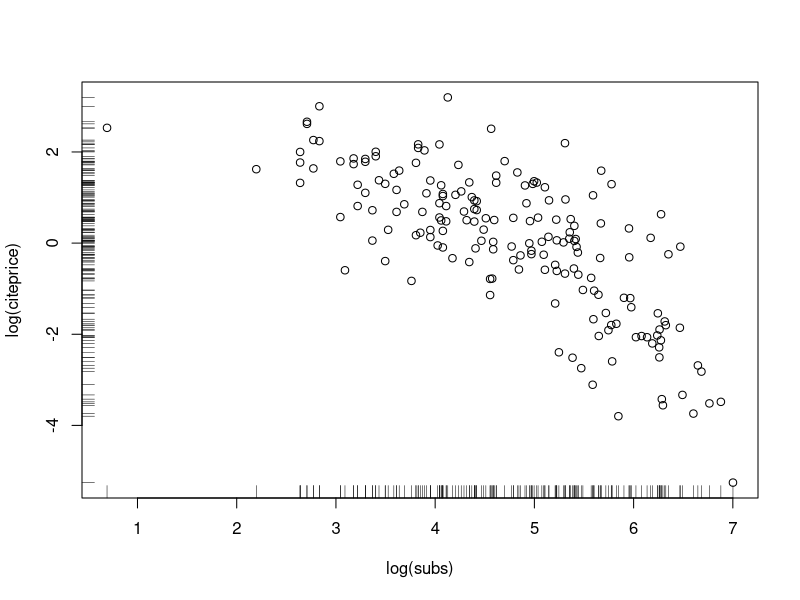
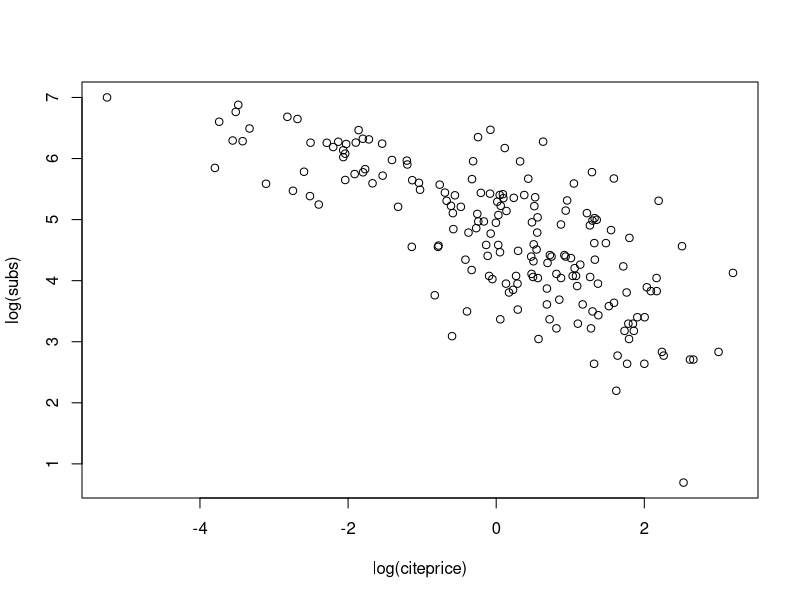

The R script that drew these images, in order: (Note: this script raises an error after producing the figures.)
#Rogelio Daniel Gonzàlez Gonzàlez
#Colegio de Mèxico
#Centro de Estudios Econòmicos
#Laboratorio de Econometria #3

#ruta de trabajo actual
getwd()

# Fijar el directorio 

setwd("C://Users/sony/Documents/GitHub/Lab_Econ_I/Gonzalez_RD")

#guardar el script sólo es: ctrl+s

#Instalar paquetes

install.packages("AER")
library("AER")
data("Journals")
summary(Journals)
JOURNAL = matrix(1:100)

#Head(): regresa los primeros elementos de un dataframe #primeros 6 elementos
head(Journals)

#Tail(): regresa los últimos elementos de un dataframe #ultimos 6 elementos
tail(Journals)

#variables dentro de dataframe
Journals$pages


#Creamos una variable que diga el precio por cada cita
#Crea una variable dentro de la base de datos , modifica la base de datos
Journals$citeprice= Journals$price/Journals$citations


#attach() permite acceder a los elementos de un dataframe "directamente"
attach(Journals)


#plot() es la función básica para gráficos en R
plot(log(subs), log(citeprice))


#rug() añade barras para indicar sobre los ejes en donde se encuentra una observación
rug(log(subs))
rug(log(citeprice), side = 2)

#detach() cierra el "fácil acceso" al dataframe
detach(Journals)

#aqui se usa plot sin attach, por eso es necesario especificar el dataframe
plot(log(subs) ~ log(citeprice), data = Journals)
plot(log(subs), log(citeprice), data = Journals)

#Veamos la diferencia de plotear en niveles
plot(subs ~ citeprice, data = Journals)

#Exportando un gráfico a PDF #recomendado para latex
pdf("testPDF.pdf", height = 5, width = 6)
plot(subs ~ citeprice, data = Journals)
dev.off()

jpeg(filename = "testJPG.jpg",
     width = 1000, height = 1000, units = "px")
plot(subs ~ citeprice, data = Journals)
dev.off()

png(filename = "testPNG.png",
    width = 1000, height = 1000, units = "px")
plot(subs ~ citeprice, data = Journals)
dev.off()

#Histogramas
hist(Journals$citeprice, freq = FALSE)
lines(density(Journals$citeprice), col = 1)
lines(density(Journals$citeprice), col = 2) # Rojo
lines(density(Journals$citeprice), col = 3) # Verde
lines(density(Journals$citeprice), col = 4) # Azúl
lines(density(Journals$citeprice), col = 5) # Verde agua
lines(density(Journals$citeprice), col = 6) # Rosa mexicano
lines(density(Journals$citeprice), col = 7) # Amarillo 
lines(density(Journals$citeprice), col = 8) # Gris

#Exportando el histograma de densidad a PDF
pdf("histoPDF.pdf", height = 5, width = 6)
hist(Journals$citeprice, freq = FALSE)
lines(density(Journals$citeprice), col = 2) # Rojo
dev.off()

#Haciendolo màs vergas
hist(Journals$citeprice, 
     freq = FALSE,
     border = NULL,
     main = paste("Distribución de el costo por cita"),
     xlab = "USD por cita", 
     ylab = "Densidad")
lines(density(Journals$citeprice), col = 2) # Rojo

#Exportando nuevamente
pdf("histoPDFv2.pdf", height = 5, width = 6)
hist(Journals$citeprice, 
     freq = FALSE,
     border = NULL,
     main = paste("Distribución del costo por cita"),
     xlab = "USD por cita", 
     ylab = "Densidad")
lines(density(Journals$citeprice), col = 2) # Rojo
dev.off()

#Distribución de frecuencias
hist(Journals$citeprice)

#Resumen de la variable
summary(Journals$publisher)

tab <- table(Journals$publisher)
prop.table(tab) #proporcion de la tabla
barplot(tab)#grafico de barras
pie(tab)


#Acomoda datos 
sortedtab = sort(tab, decreasing = TRUE)
otros = sum(sortedtab[7:52])#crea nueva con el resto
main = sortedtab[1:6]

Editoriales = append(main,otros)

barplot(Editoriales)

pie(Editoriales, main="Mayores editoriales de Journals")#pone titulo main

# Exportando los plots
pdf("piePDF.pdf", height = 5, width = 6)
pie(Editoriales, main="Mayores editoriales de Journals")
dev.off()

## Muestras aleatorias normales

library(MASS)

n = 30 # Tamaño de la muestra

mu = 0 # Media de U
su = 0.2 # Varianza de U

mx = c(4,2,0,0,2) # Vector de medias de X 
sx = matrix(c(4,-1,0,0,0,
              -1,1,0,0,0,
              0,0,1,0,0,
              0,0,0,9,2,
              0,0,0,2,4),5) # Varianza de X

Usample = rnorm(n,mu,su) # Muestra aleatoria de U
Xsample = mvrnorm(n,mx,sx) # Muestra aleatoria de x1 y x2


Usample
Xsample


#Nombres de las columnas
lbls <- c("US", "UK", "Australia", "Germany", "France")#labels

colnames(Xsample)=lbls#pone nombres a matrix
Xsample

index = matrix(1:30) #para nombres en X
index

datos = cbind(index,Xsample)#une horizontalmente
datos

datosF = as.data.frame(datos) #hacer dataframe
datosF #coloca nombre a 1era columna hasta hacer dataframe

#graficar
#matriz de colores
plot_colors <- c("blue","red","forestgreen")


# specify them ourself
plot(datosF$US, type="o", col=plot_colors[1], ylim=c(-2,13), ylab = "Crecimiento", xlab = "Periodos")
#type = o para lineas, sin type solo scatter

# Graph trucks with red dashed line and square points
lines(datosF$UK, type="o", pch=22, lty=2, col=plot_colors[2])

# Graph suvs with green dotted line and diamond points
lines(datosF$Australia, type="o", pch=23, lty=3, col=plot_colors[3])
#pch tipo de simbolo lty tipo de linea 

# Create a title with a red, bold/italic font
title(main="Países", col.main="blue", font.main=4)

legend(25, 13, c("UK","Australia", "US"), c("blue","red","forestgreen"),cex=0.5)

#legend (X,y,)x donde empiexo en eje X, y donde termino en eje Y, cex proporcion del cuadrito
